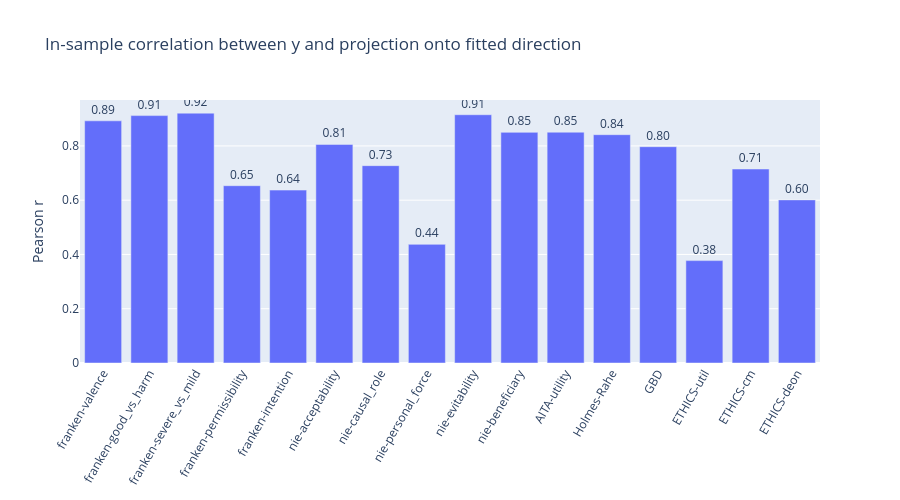

Notebook code cell kept with this figure:
### Markdown cell above
## 4. Correlation between y and projection
For each subset, project its own embeddings onto its fitted direction and correlate
with the true `y`. In-sample (not held-out) - a quick sanity check that the direction
actually points the way it should, not a decodability estimate.

### Code cell
labels_c, rs = [], []
for label, texts, y, kind in SUBSETS:
    proj = embeddings[label] @ directions[label]
    rs.append(np.corrcoef(proj, y.astype(float))[0, 1])
    labels_c.append(label)

fig = go.Figure(go.Bar(x=labels_c, y=rs, text=rs, texttemplate="%{text:.2f}", textposition="outside"))
fig.update_layout(title="In-sample correlation between y and projection onto fitted direction",
                   yaxis_title="Pearson r", xaxis_tickangle=-60, width=900, height=500)
fig.show()

### Figure 1 — Plotly figure (JSON) as saved in the notebook; plotly's stock layout.template omitted (floating-point values rounded to 4 significant figures)
{"data": [{"text": ["0.8924357096307463", "0.9116775973511195", "0.9207074358499083", "0.6533752535937728", "0.6371912015236002", "0.8054377177837414", "0.7271756637734285", "0.4372032451601469", "0.9149162078442525", "0.8498968838292698", "0.850561175151119", "0.8413525933775412", "0.7971102972031878", "0.3772859292882689", "0.7148237523586561", "0.6010945075331169"], "textposition": "outside", "texttemplate": "%{text:.2f}", "type": "bar", "x": ["franken-valence", "franken-good_vs_harm", "franken-severe_vs_mild", "franken-permissibility", "franken-intention", "nie-acceptability", "nie-causal_role", "nie-personal_force", "nie-evitability", "nie-beneficiary", "AITA-utility", "Holmes-Rahe", "GBD", "ETHICS-util", "ETHICS-cm", "ETHICS-deon"], "y": [0.8924, 0.9117, 0.9207, 0.6534, 0.6372, 0.8054, 0.7272, 0.4372, 0.9149, 0.8499, 0.8506, 0.8414, 0.7971, 0.3773, 0.7148, 0.6011]}], "layout": {"height": 500, "title": {"text": "In-sample correlation between y and projection onto fitted direction"}, "width": 900, "xaxis": {"tickangle": -60}, "yaxis": {"title": {"text": "Pearson r"}}}}
